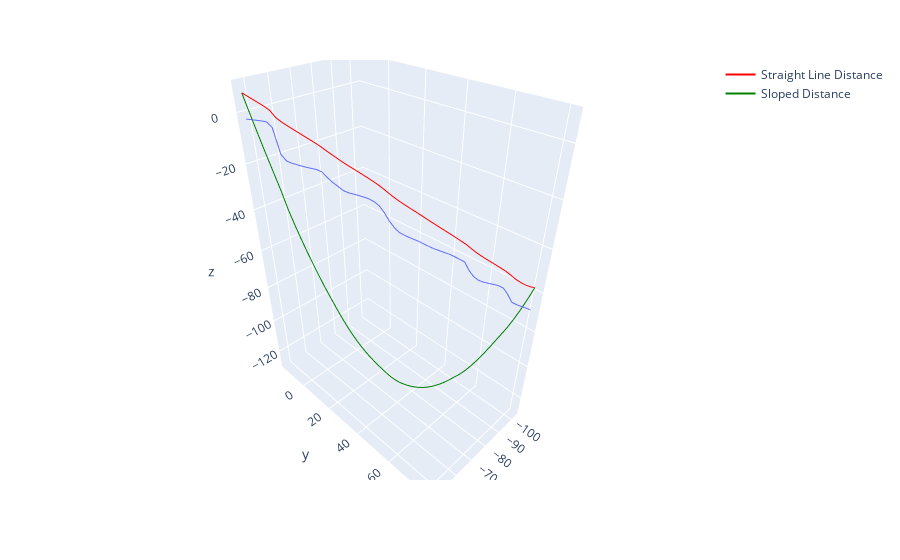

Write notebook code for a chart like this one.
### Markdown cell above
#### Visualize this CR

### Code cell
x_sample_cr = [point[0] for point in sample_cable_road.floor_points]
y_sample_cr = [point[1] for point in sample_cable_road.floor_points]
z_floor_height = sample_cable_road.floor_height_below_line_points
z_line_to_floor = sample_cable_road.floor_height_below_line_points+sample_cable_road.line_to_floor_distances
z_sloped= sample_cable_road.floor_height_below_line_points+sample_cable_road.sloped_line_to_floor_distances

fig = px.line_3d(x=x_sample_cr, y=y_sample_cr, z=z_floor_height)
fig.add_trace(go.Scatter3d(x=x_sample_cr, y=y_sample_cr, z=z_line_to_floor, mode='lines', line=dict(color='red', width=2), name='Straight Line Distance'))
fig.add_trace(go.Scatter3d(x=x_sample_cr, y=y_sample_cr, z=z_sloped, mode='lines', line=dict(color='green', width=2), name='Sloped Distance'))

fig.write_html("02_Figures/Cable_Road_3d.html")
fig.show()
